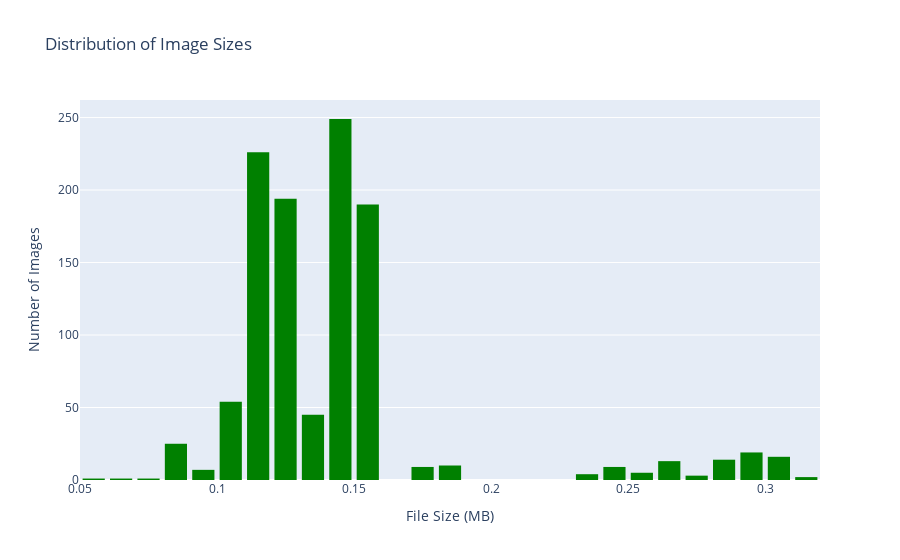

Source (notebook cell):
### Code cell
#Sizes in MB
sizes_MB = []
for img_path in df["img_path"]:
    #load image
    img = cv2.imread(img_path)
    #Get image size
    size = os.path.getsize(img_path)
    sizes_MB.append(size/1_000_000)
    
fig = px.histogram(x=sizes_MB, nbins = 50, title = "Distribution of Image Sizes")
fig.update_layout(xaxis_title = "File Size (MB)",
                 yaxis_title = "Number of Images",
                 showlegend = False,
                 bargap = 0.1,
                 bargroupgap = 0.1)
fig.update_traces(marker = dict(color = "green"))
fig.show()

### Figure 1 — Plotly figure (JSON) as saved in the notebook; plotly's stock layout.template omitted (floating-point values rounded to 4 significant figures; data arrays with more than 128 entries replaced by an {"elided": "..."} marker saying what was removed)
{"data": [{"alignmentgroup": "True", "bingroup": "x", "hovertemplate": "x=%{x}<br>count=%{y}<extra></extra>", "legendgroup": "", "marker": {"color": "green", "pattern": {"shape": ""}}, "name": "", "nbinsx": 50, "offsetgroup": "", "orientation": "v", "showlegend": false, "type": "histogram", "x": {"elided": "1097 float values"}, "xaxis": "x", "yaxis": "y"}], "layout": {"bargap": 0.1, "bargroupgap": 0.1, "barmode": "relative", "legend": {"tracegroupgap": 0}, "showlegend": false, "title": {"text": "Distribution of Image Sizes"}, "xaxis": {"anchor": "y", "domain": [0, 1], "title": {"text": "File Size (MB)"}}, "yaxis": {"anchor": "x", "domain": [0, 1], "title": {"text": "Number of Images"}}}}
